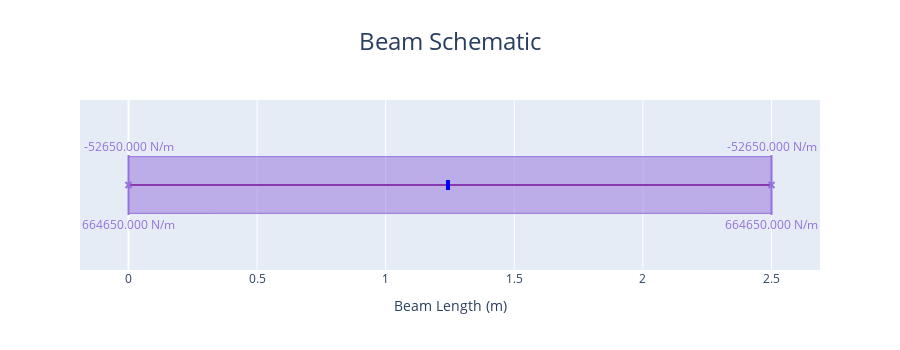

The notebook cell saved with this chart:
### Markdown cell above
#### Plot the foundation loading diagram in x direction

### Code cell
fdn_design.plot_foundation_loading_Y()
#This shows the loadings that the foundation is subjected to

### Figure 1 — Plotly figure (JSON) as saved in the notebook; plotly's stock layout.template omitted (floating-point values rounded to 4 significant figures; data arrays with more than 128 entries replaced by an {"elided": "..."} marker saying what was removed)
{"data": [{"hoverinfo": "skip", "hovertemplate": "%{x} %{meta[0]}", "line": {"color": "purple", "width": 2}, "meta": ["m"], "mode": "lines", "name": "Beam_", "type": "scatter", "x": [0, 2.5], "y": [0, 0]}, {"hoverinfo": "skip", "hovertemplate": "x: %{x:.3f} %{meta[1]}<br>Fixed: %{meta[0]}", "marker": {"color": "blue", "size": 10, "symbol": "triangle-up"}, "meta": ["[1, 1, 1]", "m"], "mode": "markers", "name": "Support", "opacity": 0, "showlegend": false, "type": "scatter", "x": [1.25], "y": [0]}, {"fill": "tozeroy", "hoverinfo": "skip", "hovertemplate": "", "line": {"color": "mediumpurple", "width": 1}, "mode": "lines", "name": "Distributed<br>Load", "type": "scatter", "x": {"elided": "251 float values"}, "y": {"elided": "251 int values"}}, {"hoverinfo": "skip", "hovertemplate": "x: %{meta[0]:.3f} %{meta[3]}<br>Force: %{meta[1]:.3f} %{meta[4]}        <br>Angle: %{meta[2]:.3f} deg", "marker": {"color": "mediumpurple", "size": 10, "symbol": "triangle-up"}, "meta": [0, 664650, 90, "m", "N/m"], "mode": "markers", "name": "Distributed<br>Load", "opacity": 0, "showlegend": false, "type": "scatter", "x": [0], "y": [0]}, {"hoverinfo": "skip", "hovertemplate": "x: %{meta[0]:.3f} %{meta[3]}<br>Force: %{meta[1]:.3f} %{meta[4]}        <br>Angle: %{meta[2]:.3f} deg", "marker": {"color": "mediumpurple", "size": 10, "symbol": "triangle-up"}, "meta": [2.5, 664650, 90, "m", "N/m"], "mode": "markers", "name": "Distributed<br>Load", "opacity": 0, "showlegend": false, "type": "scatter", "x": [2.5], "y": [0]}, {"fill": "tozeroy", "hoverinfo": "skip", "hovertemplate": "", "line": {"color": "mediumpurple", "width": 1}, "mode": "lines", "name": "Distributed<br>Load", "type": "scatter", "x": {"elided": "251 float values"}, "y": {"elided": "251 int values"}}, {"hoverinfo": "skip", "hovertemplate": "x: %{meta[0]:.3f} %{meta[3]}<br>Force: %{meta[1]:.3f} %{meta[4]}        <br>Angle: %{meta[2]:.3f} deg", "marker": {"color": "mediumpurple", "size": 10, "symbol": "triangle-up"}, "meta": [0, -52650, 90, "m", "N/m"], "mode": "markers", "name": "Distributed<br>Load", "opacity": 0, "showlegend": false, "type": "scatter", "x": [0], "y": [0]}, {"hoverinfo": "skip", "hovertemplate": "x: %{meta[0]:.3f} %{meta[3]}<br>Force: %{meta[1]:.3f} %{meta[4]}        <br>Angle: %{meta[2]:.3f} deg", "marker": {"color": "mediumpurple", "size": 10, "symbol": "triangle-up"}, "meta": [2.5, -52650, 90, "m", "N/m"], "mode": "markers", "name": "Distributed<br>Load", "opacity": 0, "showlegend": false, "type": "scatter", "x": [2.5], "y": [0]}], "layout": {"annotations": [{"font": {"color": "mediumpurple"}, "showarrow": false, "text": "664650.000 N/m", "x": 0, "xref": "x", "xshift": 0, "y": 0, "yref": "y", "yshift": -39}, {"font": {"color": "mediumpurple"}, "showarrow": false, "text": "664650.000 N/m", "x": 2.5, "xref": "x", "xshift": 0, "y": 0, "yref": "y", "yshift": -39}, {"font": {"color": "mediumpurple"}, "showarrow": false, "text": "-52650.000 N/m", "x": 0, "xref": "x", "xshift": 0, "y": 0, "yref": "y", "yshift": 39}, {"font": {"color": "mediumpurple"}, "showarrow": false, "text": "-52650.000 N/m", "x": 2.5, "xref": "x", "xshift": 0, "y": 0, "yref": "y", "yshift": 39}], "height": 350, "hovermode": "x", "shapes": [{"fillcolor": "blue", "line": {"color": "blue", "width": 4}, "type": "rect", "x0": -2, "x1": -2, "xanchor": 1.25, "xref": "x", "xsizemode": "pixel", "y0": -5, "y1": 5, "yanchor": 0, "yref": "y", "ysizemode": "pixel"}, {"line": {"color": "mediumpurple", "width": 2}, "type": "line", "x0": 0, "x1": 3, "xanchor": 0, "xref": "x", "xsizemode": "pixel", "y0": 0, "y1": -3, "yanchor": 0, "yref": "y", "ysizemode": "pixel"}, {"line": {"color": "mediumpurple", "width": 2}, "type": "line", "x0": 0, "x1": -3, "xanchor": 0, "xref": "x", "xsizemode": "pixel", "y0": 0, "y1": -3, "yanchor": 0, "yref": "y", "ysizemode": "pixel"}, {"line": {"color": "mediumpurple", "width": 2}, "type": "line", "x0": 0, "x1": 0, "xanchor": 0, "xref": "x", "xsizemode": "pixel", "y0": 0, "y1": -30, "yanchor": 0, "yref": "y", "ysizemode": "pixel"}, {"line": {"color": "mediumpurple", "width": 2}, "type": "line", "x0": 0, "x1": 3, "xanchor": 2.5, "xref": "x", "xsizemode": "pixel", "y0": 0, "y1": -3, "yanchor": 0, "yref": "y", "ysizemode": "pixel"}, {"line": {"color": "mediumpurple", "width": 2}, "type": "line", "x0": 0, "x1": -3, "xanchor": 2.5, "xref": "x", "xsizemode": "pixel", "y0": 0, "y1": -3, "yanchor": 0, "yref": "y", "ysizemode": "pixel"}, {"line": {"color": "mediumpurple", "width": 2}, "type": "line", "x0": 0, "x1": 0, "xanchor": 2.5, "xref": "x", "xsizemode": "pixel", "y0": 0, "y1": -30, "yanchor": 0, "yref": "y", "ysizemode": "pixel"}, {"line": {"color": "mediumpurple", "width": 2}, "type": "line", "x0": 0, "x1": -3, "xanchor": 0, "xref": "x", "xsizemode": "pixel", "y0": 0, "y1": 3, "yanchor": 0, "yref": "y", "ysizemode": "pixel"}, {"line": {"color": "mediumpurple", "width": 2}, "type": "line", "x0": 0, "x1": 3, "xanchor": 0, "xref": "x", "xsizemode": "pixel", "y0": 0, "y1": 3, "yanchor": 0, "yref": "y", "ysizemode": "pixel"}, {"line": {"color": "mediumpurple", "width": 2}, "type": "line", "x0": 0, "x1": 0, "xanchor": 0, "xref": "x", "xsizemode": "pixel", "y0": 0, "y1": 30, "yanchor": 0, "yref": "y", "ysizemode": "pixel"}, {"line": {"color": "mediumpurple", "width": 2}, "type": "line", "x0": 0, "x1": -3, "xanchor": 2.5, "xref": "x", "xsizemode": "pixel", "y0": 0, "y1": 3, "yanchor": 0, "yref": "y", "ysizemode": "pixel"}, {"line": {"color": "mediumpurple", "width": 2}, "type": "line", "x0": 0, "x1": 3, "xanchor": 2.5, "xref": "x", "xsizemode": "pixel", "y0": 0, "y1": 3, "yanchor": 0, "yref": "y", "ysizemode": "pixel"}, {"line": {"color": "mediumpurple", "width": 2}, "type": "line", "x0": 0, "x1": 0, "xanchor": 2.5, "xref": "x", "xsizemode": "pixel", "y0": 0, "y1": 30, "yanchor": 0, "yref": "y", "ysizemode": "pixel"}], "showlegend": false, "title": {"font": {"size": 24}, "text": "Beam Schematic", "x": 0.5}, "xaxis": {"title": {"text": "Beam Length (m)"}}, "yaxis": {"fixedrange": true, "range": [-3, 3], "visible": false}}}
